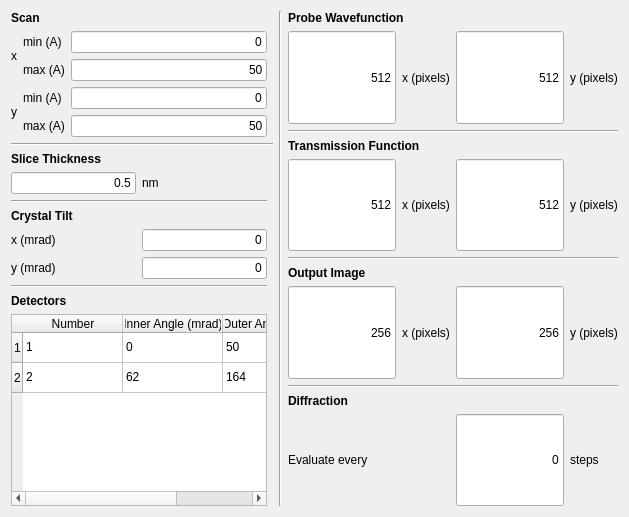
         <widget class="QWidget" name="tab_multislice">
          <attribute name="title">
           <string>Multislice Parameters</string>
          </attribute>
          <layout class="QGridLayout" name="gridLayout">
           <item row="0" column="0">
            <layout class="QGridLayout" name="gridLayout_10">
             <item row="0" column="0">
              <widget class="QLabel" name="label_19">
               <property name="text">
                <string>&lt;html&gt;&lt;head/&gt;&lt;body&gt;&lt;p&gt;&lt;span style=&quot; font-weight:600;&quot;&gt;Scan&lt;/span&gt;&lt;/p&gt;&lt;/body&gt;&lt;/html&gt;</string>
               </property>
               <property name="alignment">
                <set>Qt::AlignLeading|Qt::AlignLeft|Qt::AlignTop</set>
               </property>
              </widget>
             </item>
             <item row="1" column="0">
              <layout class="QGridLayout" name="gridLayout_3">
               <item row="0" column="0">
                <layout class="QHBoxLayout" name="horizontalLayout_5">
                 <item>
                  <widget class="QLabel" name="label_20">
                   <property name="text">
                    <string>x</string>
                   </property>
                  </widget>
                 </item>
                 <item>
                  <layout class="QGridLayout" name="gridLayout_4">
                   <item row="0" column="1">
                    <widget class="QLineEdit" name="lineEdit_scan_x_min">
                     <property name="sizePolicy">
                      <sizepolicy hsizetype="MinimumExpanding" vsizetype="MinimumExpanding">
                       <horstretch>0</horstretch>
                       <verstretch>0</verstretch>
                      </sizepolicy>
                     </property>
                     <property name="minimumSize">
                      <size>
                       <width>40</width>
                       <height>10</height>
                      </size>
                     </property>
                     <property name="text">
                      <string>0</string>
                     </property>
                     <property name="cursorPosition">
                      <number>0</number>
                     </property>
                     <property name="alignment">
                      <set>Qt::AlignRight|Qt::AlignTrailing|Qt::AlignVCenter</set>
                     </property>
                    </widget>
                   </item>
                   <item row="1" column="1">
                    <widget class="QLineEdit" name="lineEdit_scan_x_max">
                     <property name="sizePolicy">
                      <sizepolicy hsizetype="MinimumExpanding" vsizetype="MinimumExpanding">
                       <horstretch>0</horstretch>
                       <verstretch>0</verstretch>
                      </sizepolicy>
                     </property>
                     <property name="minimumSize">
                      <size>
                       <width>40</width>
                       <height>10</height>
                      </size>
                     </property>
                     <property name="text">
                      <string>50</string>
                     </property>
                     <property name="cursorPosition">
                      <number>0</number>
                     </property>
                     <property name="alignment">
                      <set>Qt::AlignRight|Qt::AlignTrailing|Qt::AlignVCenter</set>
                     </property>
                    </widget>
                   </item>
                   <item row="1" column="0">
                    <widget class="QLabel" name="label_22">
                     <property name="text">
                      <string>max (A)</string>
                     </property>
                    </widget>
                   </item>
                   <item row="0" column="0">
                    <widget class="QLabel" name="label_21">
                     <property name="text">
                      <string>min (A)</string>
                     </property>
                    </widget>
                   </item>
                  </layout>
                 </item>
                </layout>
               </item>
               <item row="1" column="0">
                <layout class="QGridLayout" name="gridLayout_5">
                 <item row="0" column="0">
                  <layout class="QHBoxLayout" name="horizontalLayout_6">
                   <item>
                    <widget class="QLabel" name="label_23">
                     <property name="text">
                      <string>y</string>
                     </property>
                    </widget>
                   </item>
                   <item>
                    <layout class="QGridLayout" name="gridLayout_6">
                     <item row="0" column="0">
                      <widget class="QLabel" name="label_24">
                       <property name="text">
                        <string>min (A)</string>
                       </property>
                      </widget>
                     </item>
                     <item row="1" column="0">
                      <widget class="QLabel" name="label_25">
                       <property name="text">
                        <string>max (A)</string>
                       </property>
                      </widget>
                     </item>
                     <item row="0" column="1">
                      <widget class="QLineEdit" name="lineEdit_scan_y_min">
                       <property name="sizePolicy">
                        <sizepolicy hsizetype="MinimumExpanding" vsizetype="MinimumExpanding">
                         <horstretch>0</horstretch>
                         <verstretch>0</verstretch>
                        </sizepolicy>
                       </property>
                       <property name="minimumSize">
                        <size>
                         <width>40</width>
                         <height>10</height>
                        </size>
                       </property>
                       <property name="text">
                        <string>0</string>
                       </property>
                       <property name="cursorPosition">
                        <number>0</number>
                       </property>
                       <property name="alignment">
                        <set>Qt::AlignRight|Qt::AlignTrailing|Qt::AlignVCenter</set>
                       </property>
                      </widget>
                     </item>
                     <item row="1" column="1">
                      <widget class="QLineEdit" name="lineEdit_scan_y_max">
                       <property name="sizePolicy">
                        <sizepolicy hsizetype="MinimumExpanding" vsizetype="MinimumExpanding">
                         <horstretch>0</horstretch>
                         <verstretch>0</verstretch>
                        </sizepolicy>
                       </property>
                       <property name="minimumSize">
                        <size>
                         <width>40</width>
                         <height>10</height>
                        </size>
                       </property>
                       <property name="text">
                        <string>50</string>
                       </property>
                       <property name="cursorPosition">
                        <number>0</number>
                       </property>
                       <property name="alignment">
                        <set>Qt::AlignRight|Qt::AlignTrailing|Qt::AlignVCenter</set>
                       </property>
                      </widget>
                     </item>
                    </layout>
                   </item>
                  </layout>
                 </item>
                </layout>
               </item>
              </layout>
             </item>
            </layout>
           </item>
           <item row="0" column="3" rowspan="5">
            <layout class="QGridLayout" name="gridLayout_12">
             <property name="rightMargin">
              <number>0</number>
             </property>
             <item row="1" column="1">
              <widget class="QLabel" name="label_29">
               <property name="text">
                <string>x (pixels)</string>
               </property>
              </widget>
             </item>
             <item row="10" column="0" colspan="2">
              <widget class="QLabel" name="label_38">
               <property name="text">
                <string>Evaluate every</string>
               </property>
              </widget>
             </item>
             <item row="4" column="1">
              <widget class="QLabel" name="label_32">
               <property name="text">
                <string>x (pixels)</string>
               </property>
              </widget>
             </item>
             <item row="7" column="3">
              <widget class="QLabel" name="label_36">
               <property name="text">
                <string>y (pixels)</string>
               </property>
              </widget>
             </item>
             <item row="0" column="0" colspan="4">
              <widget class="QLabel" name="label_28">
               <property name="text">
                <string>&lt;html&gt;&lt;head/&gt;&lt;body&gt;&lt;p&gt;&lt;span style=&quot; font-weight:600;&quot;&gt;Probe Wavefunction&lt;/span&gt;&lt;/p&gt;&lt;/body&gt;&lt;/html&gt;</string>
               </property>
              </widget>
             </item>
             <item row="1" column="2">
              <widget class="QLineEdit" name="lineEdit_probe_wf_y">
               <property name="sizePolicy">
                <sizepolicy hsizetype="MinimumExpanding" vsizetype="MinimumExpanding">
                 <horstretch>0</horstretch>
                 <verstretch>0</verstretch>
                </sizepolicy>
               </property>
               <property name="minimumSize">
                <size>
                 <width>40</width>
                 <height>0</height>
                </size>
               </property>
               <property name="inputMask">
                <string extracomment="Integer required"/>
               </property>
               <property name="text">
                <string>512</string>
               </property>
               <property name="cursorPosition">
                <number>0</number>
               </property>
               <property name="alignment">
                <set>Qt::AlignRight|Qt::AlignTrailing|Qt::AlignVCenter</set>
               </property>
              </widget>
             </item>
             <item row="6" column="0" colspan="4">
              <widget class="QLabel" name="label_34">
               <property name="text">
                <string>&lt;html&gt;&lt;head/&gt;&lt;body&gt;&lt;p&gt;&lt;span style=&quot; font-weight:600;&quot;&gt;Output Image&lt;/span&gt;&lt;/p&gt;&lt;/body&gt;&lt;/html&gt;</string>
               </property>
              </widget>
             </item>
             <item row="3" column="0" colspan="4">
              <widget class="QLabel" name="label_31">
               <property name="text">
                <string>&lt;html&gt;&lt;head/&gt;&lt;body&gt;&lt;p&gt;&lt;span style=&quot; font-weight:600;&quot;&gt;Transmission Function&lt;/span&gt;&lt;/p&gt;&lt;/body&gt;&lt;/html&gt;</string>
               </property>
              </widget>
             </item>
             <item row="4" column="2">
              <widget class="QLineEdit" name="lineEdit_transmission_func_y">
               <property name="sizePolicy">
                <sizepolicy hsizetype="MinimumExpanding" vsizetype="MinimumExpanding">
                 <horstretch>0</horstretch>
                 <verstretch>0</verstretch>
                </sizepolicy>
               </property>
               <property name="minimumSize">
                <size>
                 <width>40</width>
                 <height>0</height>
                </size>
               </property>
               <property name="inputMask">
                <string extracomment="Integer required"/>
               </property>
               <property name="text">
                <string>512</string>
               </property>
               <property name="cursorPosition">
                <number>0</number>
               </property>
               <property name="alignment">
                <set>Qt::AlignRight|Qt::AlignTrailing|Qt::AlignVCenter</set>
               </property>
              </widget>
             </item>
             <item row="9" column="0" colspan="4">
              <widget class="QLabel" name="label_37">
               <property name="text">
                <string>&lt;html&gt;&lt;head/&gt;&lt;body&gt;&lt;p&gt;&lt;span style=&quot; font-weight:600;&quot;&gt;Diffraction&lt;/span&gt;&lt;/p&gt;&lt;/body&gt;&lt;/html&gt;</string>
               </property>
              </widget>
             </item>
             <item row="7" column="0">
              <widget class="QLineEdit" name="lineEdit_output_size_x">
               <property name="sizePolicy">
                <sizepolicy hsizetype="MinimumExpanding" vsizetype="MinimumExpanding">
                 <horstretch>0</horstretch>
                 <verstretch>0</verstretch>
                </sizepolicy>
               </property>
               <property name="minimumSize">
                <size>
                 <width>40</width>
                 <height>0</height>
                </size>
               </property>
               <property name="inputMask">
                <string extracomment="Integer required"/>
               </property>
               <property name="text">
                <string>256</string>
               </property>
               <property name="cursorPosition">
                <number>0</number>
               </property>
               <property name="alignment">
                <set>Qt::AlignRight|Qt::AlignTrailing|Qt::AlignVCenter</set>
               </property>
              </widget>
             </item>
             <item row="7" column="2">
              <widget class="QLineEdit" name="lineEdit_output_size_y">
               <property name="sizePolicy">
                <sizepolicy hsizetype="MinimumExpanding" vsizetype="MinimumExpanding">
                 <horstretch>0</horstretch>
                 <verstretch>0</verstretch>
                </sizepolicy>
               </property>
               <property name="minimumSize">
                <size>
                 <width>40</width>
                 <height>0</height>
                </size>
               </property>
               <property name="inputMask">
                <string extracomment="Integer required"/>
               </property>
               <property name="text">
                <string>256</string>
               </property>
               <property name="cursorPosition">
                <number>0</number>
               </property>
               <property name="alignment">
                <set>Qt::AlignRight|Qt::AlignTrailing|Qt::AlignVCenter</set>
               </property>
              </widget>
             </item>
             <item row="1" column="3">
              <widget class="QLabel" name="label_30">
               <property name="text">
                <string>y (pixels)</string>
               </property>
              </widget>
             </item>
             <item row="1" column="0">
              <widget class="QLineEdit" name="lineEdit_probe_wf_x">
               <property name="sizePolicy">
                <sizepolicy hsizetype="MinimumExpanding" vsizetype="MinimumExpanding">
                 <horstretch>0</horstretch>
                 <verstretch>0</verstretch>
                </sizepolicy>
               </property>
               <property name="minimumSize">
                <size>
                 <width>40</width>
                 <height>0</height>
                </size>
               </property>
               <property name="inputMask">
                <string extracomment="Integer required"/>
               </property>
               <property name="text">
                <string>512</string>
               </property>
               <property name="cursorPosition">
                <number>0</number>
               </property>
               <property name="alignment">
                <set>Qt::AlignRight|Qt::AlignTrailing|Qt::AlignVCenter</set>
               </property>
              </widget>
             </item>
             <item row="4" column="3">
              <widget class="QLabel" name="label_33">
               <property name="text">
                <string>y (pixels)</string>
               </property>
              </widget>
             </item>
             <item row="2" column="0" colspan="4">
              <widget class="Line" name="line_10">
               <property name="orientation">
                <enum>Qt::Horizontal</enum>
               </property>
              </widget>
             </item>
             <item row="10" column="3">
              <widget class="QLabel" name="label_39">
               <property name="text">
                <string>steps</string>
               </property>
              </widget>
             </item>
             <item row="4" column="0">
              <widget class="QLineEdit" name="lineEdit_transmission_func_x">
               <property name="sizePolicy">
                <sizepolicy hsizetype="MinimumExpanding" vsizetype="MinimumExpanding">
                 <horstretch>0</horstretch>
                 <verstretch>0</verstretch>
                </sizepolicy>
               </property>
               <property name="minimumSize">
                <size>
                 <width>40</width>
                 <height>0</height>
                </size>
               </property>
               <property name="inputMask">
                <string extracomment="Integer required"/>
               </property>
               <property name="text">
                <string>512</string>
               </property>
               <property name="cursorPosition">
                <number>0</number>
               </property>
               <property name="alignment">
                <set>Qt::AlignRight|Qt::AlignTrailing|Qt::AlignVCenter</set>
               </property>
              </widget>
             </item>
             <item row="7" column="1">
              <widget class="QLabel" name="label_35">
               <property name="text">
                <string>x (pixels)</string>
               </property>
              </widget>
             </item>
             <item row="10" column="2">
              <widget class="QLineEdit" name="lineEdit_diffraction_n">
               <property name="sizePolicy">
                <sizepolicy hsizetype="MinimumExpanding" vsizetype="MinimumExpanding">
                 <horstretch>0</horstretch>
                 <verstretch>0</verstretch>
                </sizepolicy>
               </property>
               <property name="minimumSize">
                <size>
                 <width>40</width>
                 <height>0</height>
                </size>
               </property>
               <property name="inputMask">
                <string extracomment="Integer required"/>
               </property>
               <property name="text">
                <string>0</string>
               </property>
               <property name="cursorPosition">
                <number>0</number>
               </property>
               <property name="alignment">
                <set>Qt::AlignRight|Qt::AlignTrailing|Qt::AlignVCenter</set>
               </property>
               <property name="clearButtonEnabled">
                <bool>false</bool>
               </property>
              </widget>
             </item>
             <item row="8" column="0" colspan="4">
              <widget class="Line" name="line_7">
               <property name="orientation">
                <enum>Qt::Horizontal</enum>
               </property>
              </widget>
             </item>
             <item row="5" column="0" colspan="4">
              <widget class="Line" name="line_6">
               <property name="orientation">
                <enum>Qt::Horizontal</enum>
               </property>
              </widget>
             </item>
            </layout>
           </item>
           <item row="1" column="0" colspan="2">
            <widget class="Line" name="line_4">
             <property name="orientation">
              <enum>Qt::Horizontal</enum>
             </property>
            </widget>
           </item>
           <item row="0" column="2" rowspan="5">
            <widget class="Line" name="line_3">
             <property name="orientation">
              <enum>Qt::Vertical</enum>
             </property>
            </widget>
           </item>
           <item row="2" column="0">
            <layout class="QGridLayout" name="gridLayout_11">
             <property name="rightMargin">
              <number>0</number>
             </property>
             <item row="0" column="0" colspan="2">
              <widget class="QLabel" name="label_26">
               <property name="text">
                <string>&lt;html&gt;&lt;head/&gt;&lt;body&gt;&lt;p&gt;&lt;span style=&quot; font-weight:600;&quot;&gt;Slice Thickness&lt;/span&gt;&lt;/p&gt;&lt;/body&gt;&lt;/html&gt;</string>
               </property>
              </widget>
             </item>
             <item row="1" column="1">
              <widget class="QLabel" name="label_27">
               <property name="text">
                <string>nm</string>
               </property>
              </widget>
             </item>
             <item row="4" column="1">
              <widget class="QLineEdit" name="lineEdit_tilt_x">
               <property name="sizePolicy">
                <sizepolicy hsizetype="MinimumExpanding" vsizetype="MinimumExpanding">
                 <horstretch>0</horstretch>
                 <verstretch>0</verstretch>
                </sizepolicy>
               </property>
               <property name="minimumSize">
                <size>
                 <width>40</width>
                 <height>10</height>
                </size>
               </property>
               <property name="text">
                <string>0</string>
               </property>
               <property name="cursorPosition">
                <number>0</number>
               </property>
               <property name="alignment">
                <set>Qt::AlignRight|Qt::AlignTrailing|Qt::AlignVCenter</set>
               </property>
              </widget>
             </item>
             <item row="5" column="0">
              <widget class="QLabel" name="label_17">
               <property name="sizePolicy">
                <sizepolicy hsizetype="Preferred" vsizetype="Minimum">
                 <horstretch>0</horstretch>
                 <verstretch>0</verstretch>
                </sizepolicy>
               </property>
               <property name="text">
                <string>y (mrad)</string>
               </property>
              </widget>
             </item>
             <item row="1" column="0">
              <widget class="QLineEdit" name="lineEdit_slice_thickness">
               <property name="sizePolicy">
                <sizepolicy hsizetype="MinimumExpanding" vsizetype="MinimumExpanding">
                 <horstretch>0</horstretch>
                 <verstretch>0</verstretch>
                </sizepolicy>
               </property>
               <property name="minimumSize">
                <size>
                 <width>40</width>
                 <height>0</height>
                </size>
               </property>
               <property name="text">
                <string>0.5</string>
               </property>
               <property name="cursorPosition">
                <number>0</number>
               </property>
               <property name="alignment">
                <set>Qt::AlignRight|Qt::AlignTrailing|Qt::AlignVCenter</set>
               </property>
              </widget>
             </item>
             <item row="5" column="1">
              <widget class="QLineEdit" name="lineEdit_tilt_y">
               <property name="sizePolicy">
                <sizepolicy hsizetype="MinimumExpanding" vsizetype="MinimumExpanding">
                 <horstretch>0</horstretch>
                 <verstretch>0</verstretch>
                </sizepolicy>
               </property>
               <property name="minimumSize">
                <size>
                 <width>40</width>
                 <height>10</height>
                </size>
               </property>
               <property name="text">
                <string>0</string>
               </property>
               <property name="cursorPosition">
                <number>0</number>
               </property>
               <property name="alignment">
                <set>Qt::AlignRight|Qt::AlignTrailing|Qt::AlignVCenter</set>
               </property>
              </widget>
             </item>
             <item row="4" column="0">
              <widget class="QLabel" name="label_16">
               <property name="sizePolicy">
                <sizepolicy hsizetype="Preferred" vsizetype="Minimum">
                 <horstretch>0</horstretch>
                 <verstretch>0</verstretch>
                </sizepolicy>
               </property>
               <property name="text">
                <string>x (mrad)</string>
               </property>
              </widget>
             </item>
             <item row="3" column="0" colspan="2">
              <widget class="QLabel" name="label">
               <property name="text">
                <string>&lt;html&gt;&lt;head/&gt;&lt;body&gt;&lt;p&gt;&lt;span style=&quot; font-weight:600;&quot;&gt;Crystal Tilt&lt;/span&gt;&lt;/p&gt;&lt;/body&gt;&lt;/html&gt;</string>
               </property>
               <property name="alignment">
                <set>Qt::AlignLeading|Qt::AlignLeft|Qt::AlignTop</set>
               </property>
              </widget>
             </item>
             <item row="2" column="0" colspan="2">
              <widget class="Line" name="line_9">
               <property name="orientation">
                <enum>Qt::Horizontal</enum>
               </property>
              </widget>
             </item>
            </layout>
           </item>
           <item row="4" column="0">
            <layout class="QVBoxLayout" name="verticalLayout_3">
             <item>
              <widget class="QLabel" name="label_18">
               <property name="text">
                <string>&lt;html&gt;&lt;head/&gt;&lt;body&gt;&lt;p&gt;&lt;span style=&quot; font-weight:600;&quot;&gt;Detectors&lt;/span&gt;&lt;/p&gt;&lt;/body&gt;&lt;/html&gt;</string>
               </property>
               <property name="alignment">
                <set>Qt::AlignLeading|Qt::AlignLeft|Qt::AlignTop</set>
               </property>
              </widget>
             </item>
             <item>
              <widget class="QTableWidget" name="tableWidget_detectors">
               <attribute name="horizontalHeaderMinimumSectionSize">
                <number>19</number>
               </attribute>
               <row>
                <property name="text">
                 <string>1</string>
                </property>
               </row>
               <row>
                <property name="text">
                 <string>2</string>
                </property>
               </row>
               <column>
                <property name="text">
                 <string>Number</string>
                </property>
               </column>
               <column>
                <property name="text">
                 <string>Inner Angle (mrad)</string>
                </property>
               </column>
               <column>
                <property name="text">
                 <string>Outer Angle (mrad)</string>
                </property>
               </column>
               <item row="0" column="0">
                <property name="text">
                 <string>1</string>
                </property>
               </item>
               <item row="0" column="1">
                <property name="text">
                 <string>0</string>
                </property>
               </item>
               <item row="0" column="2">
                <property name="text">
                 <string>50</string>
                </property>
               </item>
               <item row="1" column="0">
                <property name="text">
                 <string>2</string>
                </property>
               </item>
               <item row="1" column="1">
                <property name="text">
                 <string>62</string>
                </property>
               </item>
               <item row="1" column="2">
                <property name="text">
                 <string>164</string>
                </property>
               </item>
              </widget>
             </item>
            </layout>
           </item>
           <item row="3" column="0">
            <widget class="Line" name="line_8">
             <property name="orientation">
              <enum>Qt::Horizontal</enum>
             </property>
            </widget>
           </item>
          </layout>
         </widget>
